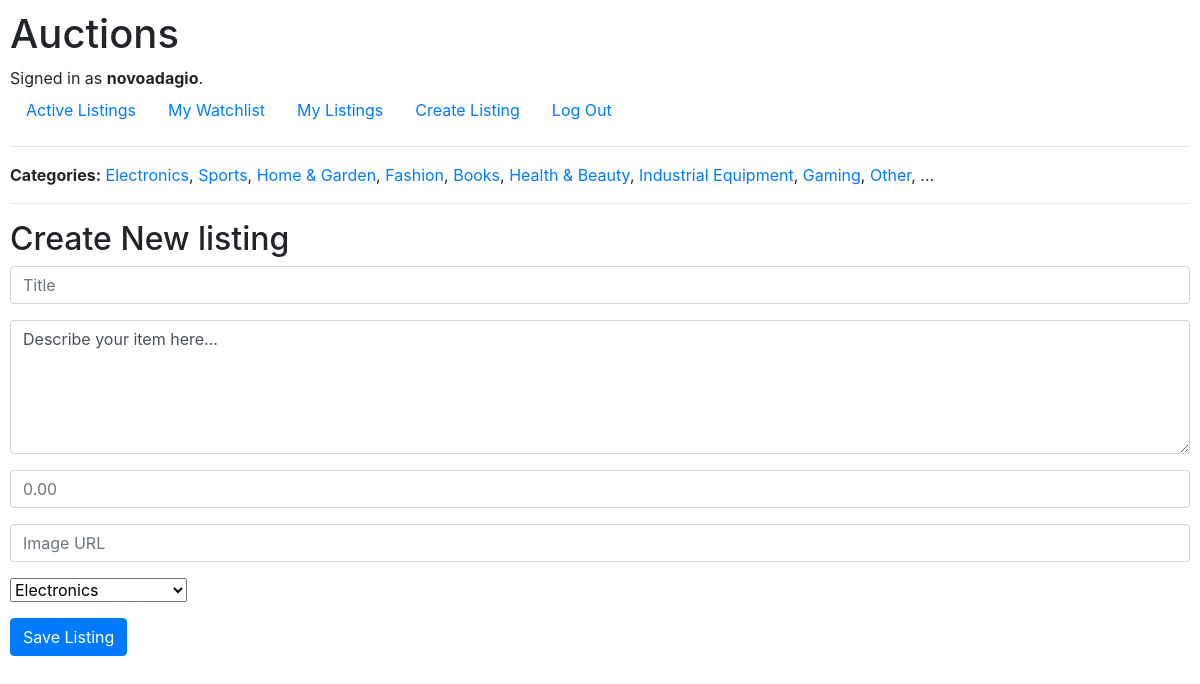
/new_listing (signed in), run on the app's committed database.
### auctions/models.py (models this page shows, shortened)
class User(AbstractUser):
    id = models.AutoField(primary_key=True)

class Category(models.Model):
    id = models.AutoField(primary_key=True)
    name = models.CharField(max_length=64, unique=True)

### auctions/views.py (the view, shortened to what this page needs)
# urls.py: path("new_listing", views.new_listing, name="new_listing"),
@login_required(login_url='../login')
def new_listing(request):
    if request.method == "GET":
        categories = Category.objects.all()
        return render(request, "auctions/new_listing.html", {
            "categories": categories,
        })

### auctions/templates/auctions/new_listing.html (shortened to what this page needs)
{% extends "auctions/layout.html" %}
{% block body %}
<h2>Create New listing</h2>
    <form action="{% url 'new_listing' %}" method="post">
        <div class="form-group">
            <input class="form-control" autofocus type="text" name="title" placeholder="Title" required>
        </div>
        <div class="form-group">
            <textarea class="form-control" name="description" placeholder="Description" rows="5" cols="30" required>Describe your item here...</textarea>
        </div>
        <div class="form-group">
            <input class="form-control" type="text" name="starting_bid" placeholder="0.00" required>
        </div>
        <div class="form-group">
            <input class="form-control" type="text" name="image_url" placeholder="Image URL" optional>
        </div>
        <div class="form-group">
            <select name="category" optional>
                {% for category in categories %}
                    <option value="{{ category.id }}">{{ category.name }}</option>
                {% endfor %}
            </select>
        </div>
        <input class="btn btn-primary" type="submit" value="Save Listing">
    </form>
{% endblock %}

### auctions/templates/auctions/layout.html (shortened to what this page needs)
{% load static %}
<!DOCTYPE html>
<html lang="en">
    <head>
        <link rel="stylesheet" href="https://stackpath.bootstrapcdn.com/bootstrap/4.4.1/css/bootstrap.min.css">
        <link href="{% static 'auctions/styles.css' %}" rel="stylesheet">
    </head>
    <body>
        <h1>Auctions</h1>
        <div>
            {% if user.is_authenticated %}
                Signed in as <strong>{{ user.username }}</strong>.
            {% else %}
                Not signed in.
            {% endif %}
        </div>
        <ul class="nav">
            <li class="nav-item">
                <a class="nav-link" href="{% url 'index' %}">Active Listings</a>
            </li>
            {% if user.is_authenticated %}
                <li class="nav-item">
                    <a class="nav-link" href="../watchlist?mode=view&id=all">My Watchlist</a>
                </li>
                <li class="nav-item">
                    <a class="nav-link" href="{% url 'my_listings' %}">My Listings</a>
                </li>
                <li class="nav-item">
                    <a class="nav-link" href="{% url 'new_listing' %}">Create Listing</a>
                </li>
                <li class="nav-item">
                    <a class="nav-link" href="{% url 'logout' %}">Log Out</a>
                </li>
            {% endif %}
        </ul>
        <hr>
        <p><b>Categories:</b> {% for item in categories %}<span><a href="../category/{{ item.id }}">{{ item.name }}</a>, </span>{% endfor %} ...</p>
        <hr>
        {% block body %}
        {% endblock %}
    </body>
</html>

### auctions/static/auctions/styles.css (style rules this page uses)
body { padding: 10px; }

### data on the page
User: username "novoadagio"
Category: name "Electronics"
Category: name "Sports"
Category: name "Home & Garden"
Category: name "Fashion"
Category: name "Books"
Category: name "Health & Beauty"
Category: name "Industrial Equipment"
Category: name "Gaming"
Category: name "Other"

### other printed values
form field category "Electronics"
